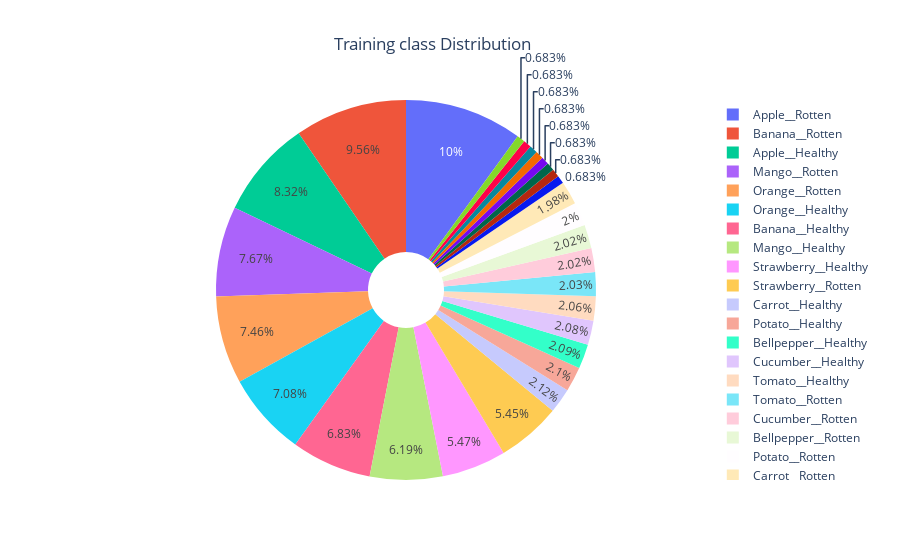

The cell this chart's notebook holds for it:
### Code cell
fig = px.pie(names = class_names , values = class_dis, 
             title="Training class Distribution",hole = 0.2)
fig.update_layout({'title':{'x':0.48}})
fig.show()

### Figure 1 — Plotly figure (JSON) as saved in the notebook; plotly's stock layout.template omitted (floating-point values rounded to 4 significant figures)
{"data": [{"domain": {"x": [0, 1], "y": [0, 1]}, "hole": 0.2, "hovertemplate": "label=%{label}<br>value=%{value}<extra></extra>", "labels": ["Apple__Healthy", "Apple__Rotten", "Banana__Healthy", "Banana__Rotten", "Bellpepper__Healthy", "Bellpepper__Rotten", "Carrot__Healthy", "Carrot__Rotten", "Cucumber__Healthy", "Cucumber__Rotten", "Grape__Healthy", "Grape__Rotten", "Guava__Healthy", "Guava__Rotten", "Jujube__Healthy", "Jujube__Rotten", "Mango__Healthy", "Mango__Rotten", "Orange__Healthy", "Orange__Rotten", "Pomegranate__Healthy", "Pomegranate__Rotten", "Potato__Healthy", "Potato__Rotten", "Strawberry__Healthy", "Strawberry__Rotten", "Tomato__Healthy", "Tomato__Rotten"], "legendgroup": "", "name": "", "showlegend": true, "type": "pie", "values": [2438, 2930, 2000, 2800, 611, 591, 620, 580, 608, 593, 200, 200, 200, 200, 200, 200, 1813, 2247, 2075, 2186, 200, 200, 615, 585, 1603, 1596, 604, 596]}], "layout": {"legend": {"tracegroupgap": 0}, "title": {"text": "Training class Distribution", "x": 0.48}}}
